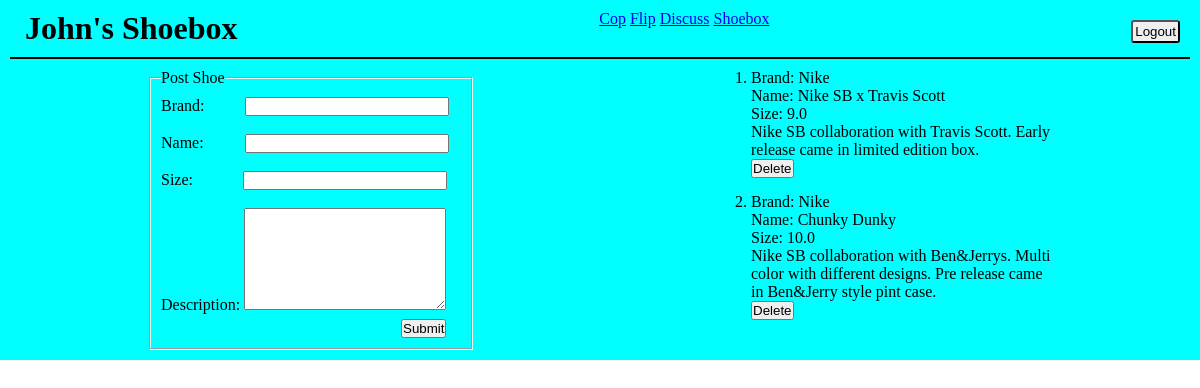
Screenshot of /dashboard (signed in) with the database file from the repository.
### ecommerce_app/models.py (models this page shows)
class User(models.Model):
    first_name = models.CharField(max_length = 255)
    last_name = models.CharField(max_length = 255)
    email = models.EmailField()
    password = models.CharField(max_length = 255)
    confirm_pw = models.CharField(max_length = 255)
    created_at = models.DateField(auto_now_add = True)
    updated_at = models.DateField(auto_now = True)
    shoes_bought = models.ManyToManyField('Shoe', related_name="bought_by")
    shoes_liked = models.ManyToManyField('Shoe', related_name="liked_by")
    objects = UserManager()

class Shoe(models.Model):
    name = models.CharField(max_length = 255)
    brand = models.CharField(max_length = 255)
    size = models.DecimalField(max_digits = 3, decimal_places = 1)
    desc = models.TextField()
    img = models.ImageField(upload_to='images/')
    price = models.DecimalField(max_digits = 10, decimal_places = 2, default = 0)
    for_sale = models.BooleanField(default = False)
    liked = models.BooleanField(default = False)
    created_at = models.DateField(auto_now_add = True)
    updated_at = models.DateField(auto_now_add = True)
    uploaded_by = models.ForeignKey(User, related_name = "shoes_owned",default = "", blank = True, on_delete = models.CASCADE)
    objects = ShoeManager()

### ecommerce_app/views.py (the view)
# urls.py: path('dashboard', views.dashboard),
def dashboard(request):
    print(request.POST)
    if 'uid' not in request.session:
        return redirect('/')
    else:
        logged_in_user = User.objects.get(id = request.session['uid'])
        context = {
            'shoes' : Shoe.objects.all(),
            'user' : logged_in_user
        }
        return render(request, 'dashboard.html', context)

### ecommerce_app/templates/dashboard.html (shortened to what this page needs)
<!DOCTYPE html>
<html lang="en">
<head>
    {% load static %}
    <link rel="stylesheet" href="{% static 'css/dashboard.css' %}">
</head>
<body>
    <div class="container">
        <div class="header">
            <h1>{{ user.first_name }}'s Shoebox</h1>
            <div class="navi">
                <a href="/cop">Cop</a>
                <a href="/flip">Flip</a>
                <a href="/discuss">Discuss</a>
                <a href="/shoebox">Shoebox</a>
            </div>
            <a href="/logout"><button type = "button">Logout</button></a>
        </div>
        <div class="shoe_list">
            <div class="upload_shoes">
                <form action = "/upload_shoe" method = "POST">
                    <fieldset>
                        <legend>Post Shoe</legend>
                        <label for="brand">Brand:</label>
                        <input type="text" id="brand" name="brand"><br><br>
                        <label for="name">Name:</label>
                        <input type="text" id="name"name="name"><br><br>
                        <label for="size">Size:</label>
                        <input type="number" step="0.5" min="0.0" id="size" name="size"><br><br>
                        <label for="desc">Description:</label>
                        <textarea id="desc" name="desc"></textarea>
                        <button type="submit">Submit</button>
                    </fieldset>
                </form>
            </div>
            <div class="my_shoes">
                <ul>
                    {% for shoe in user.shoes_owned.all %}
                        <li id="start">Brand: {{ shoe.brand }}</li>
                        <ul>
                            <li>Name: {{ shoe.name }}</li>
                            <li>Size: {{ shoe.size }}</li>
                            <li>{{ shoe.desc }}</li>
                            <div class = "shoe_options">
                                <a href="/delete/{{ shoe.id }}"><button id = "delete" type = "button">Delete</button></a>
                            </div>
                        </ul>
                    {% endfor %}
                </ul>
            </div>
        </div>
    </div>
</body>
</html>

### ecommerce_app/static/css/dashboard.css (style rules this page uses)
* { margin:0px; padding:0px; }
.container { padding: 10px; background-color: aqua; min-height: 200px; }
.header { display: flex; justify-content: space-between; border-bottom: 2px solid black; padding-bottom: 10px; }
.header h1 { margin-left: 15px; }
.header button { border-radius: 3px; margin-right: 10px; margin-top: 10px; padding: 2px; }
.upload_shoes { margin-top: 10px; }
.upload_shoes fieldset { width: 300px; padding: 10px; }
fieldset #brand { width: 200px; margin-left: 36px; }
fieldset #name { width: 200px; margin-left: 37px; }
fieldset #size { width: 200px; margin-left: 46px; }
fieldset #desc { width: 200px; height: 100px; }
fieldset button { margin-top: 5px; margin-left: 240px; }
.shoe_list { display: flex; justify-content: space-around; }
.my_shoes { margin-top: 10px; width: 300px; }
.my_shoes ul { list-style: none; }
.my_shoes #start { list-style-type: decimal; }
.my_shoes #delete { margin-bottom: 15px; }

### rows the page displays
User: first_name "John"
Shoe: brand "Nike", name "Nike SB x Travis Scott", size "9.0", desc "Nike SB collaboration with Travis Scott. Early release came in limited edition box."
Shoe: brand "Nike", name "Chunky Dunky", size "10.0", desc "Nike SB collaboration with Ben&Jerrys. Multi color with different designs. Pre release came in Ben&Jerry style pint case."
